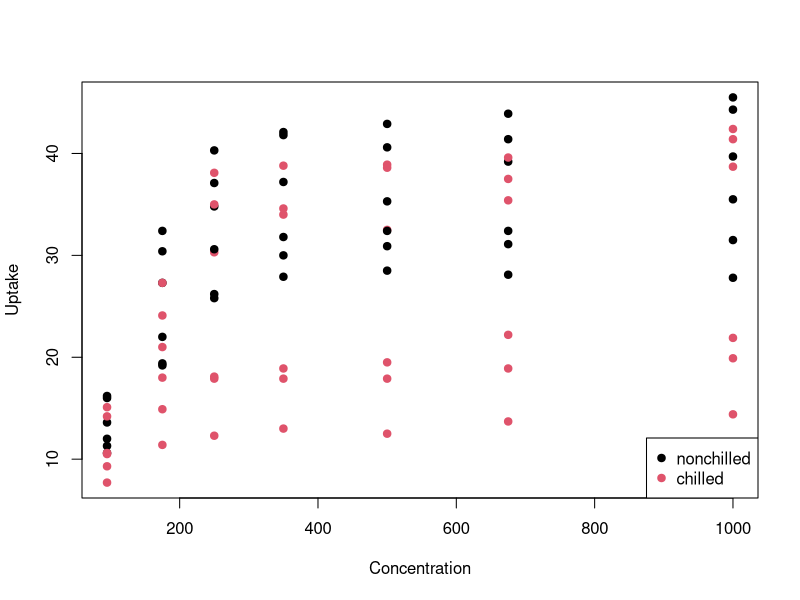
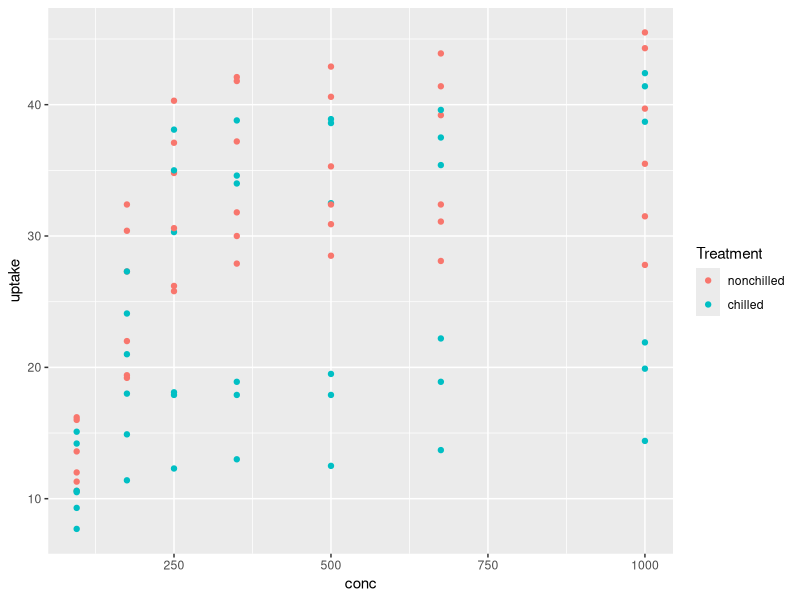
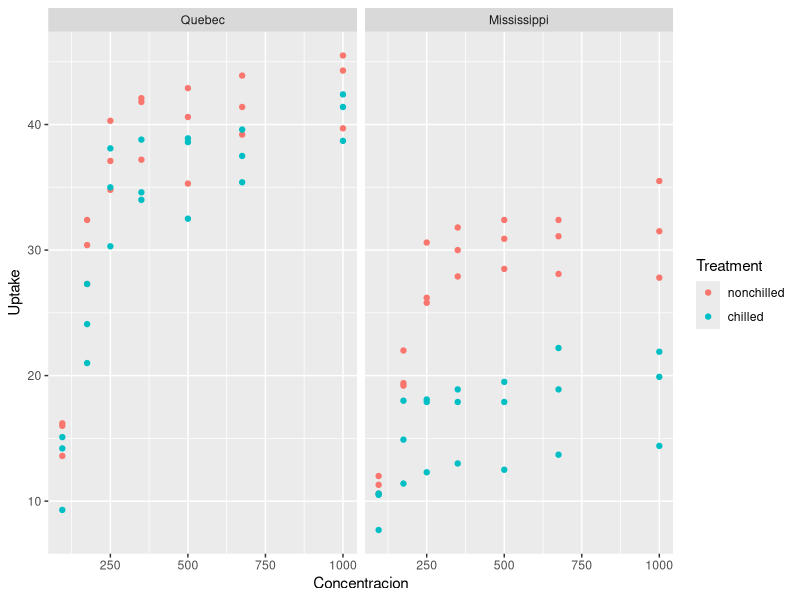
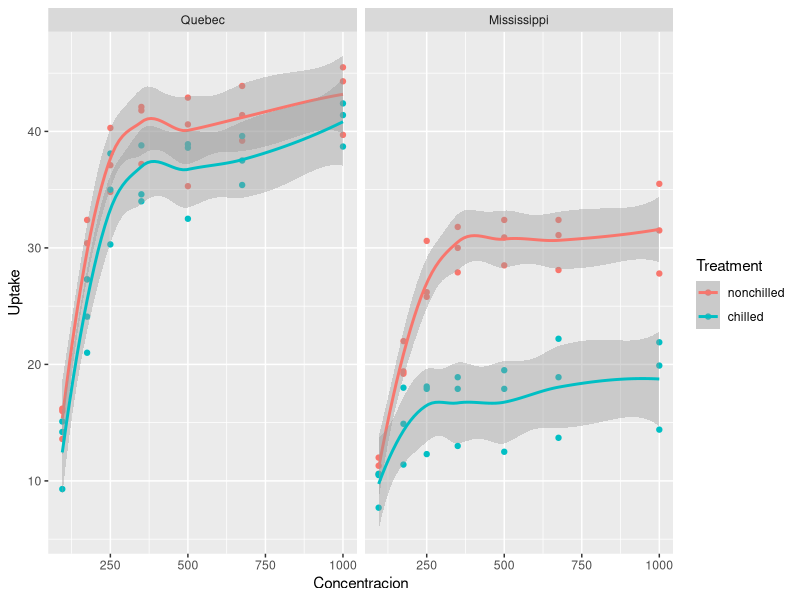
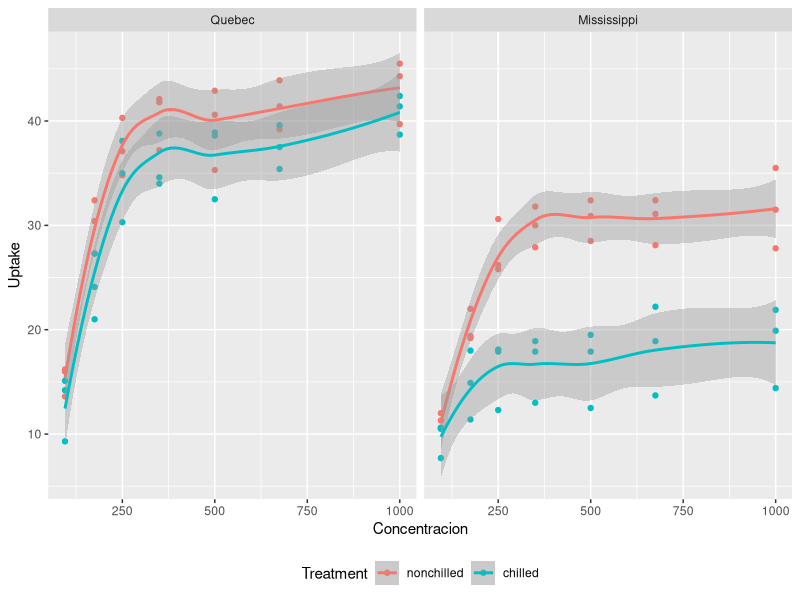
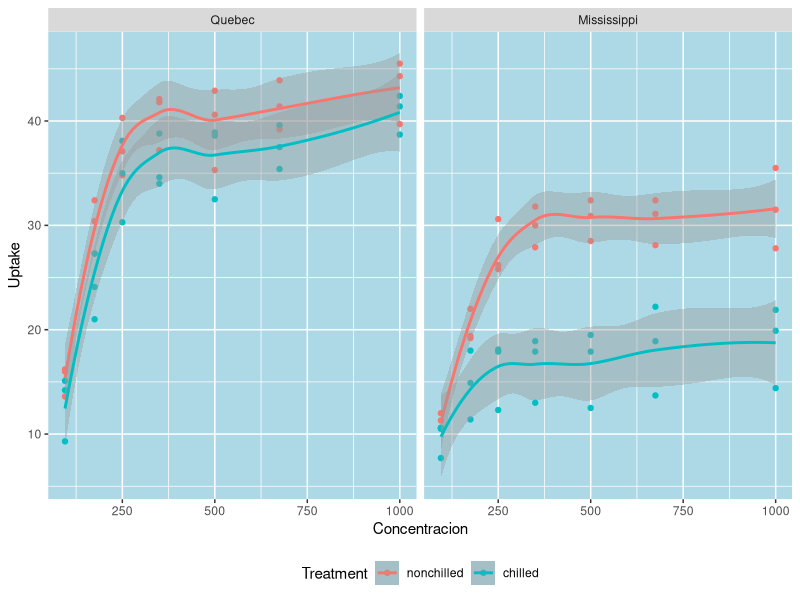
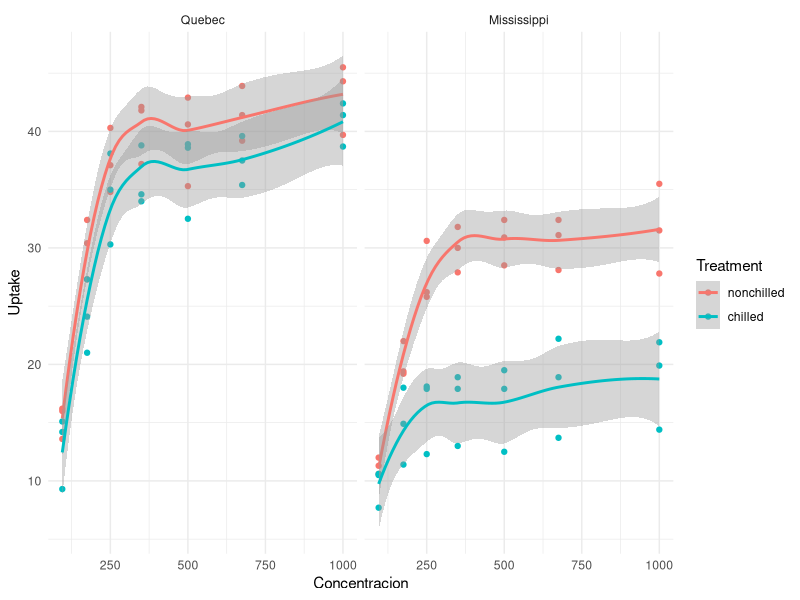
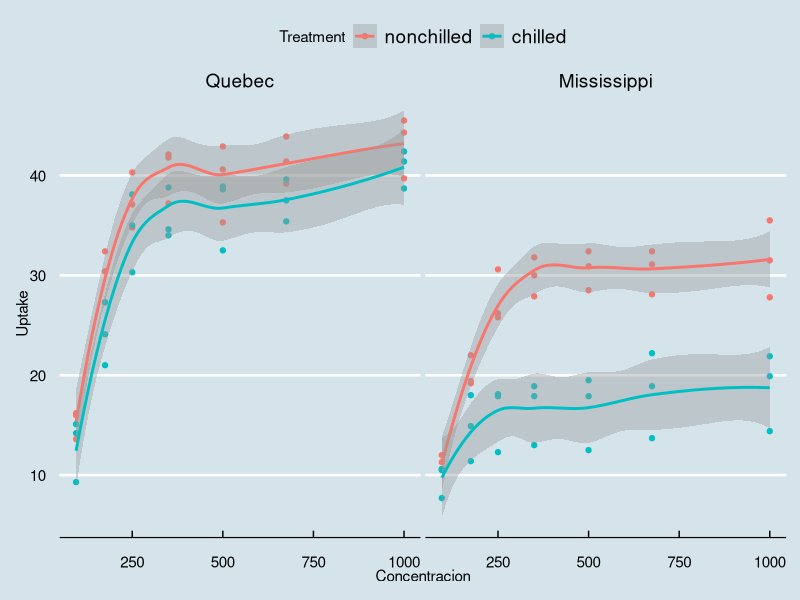

Reproduce these figures in R, in order.
## ---- chunk 1
knitr::opts_chunk$set(echo = TRUE)
## ---- chunk 2
library(tidyverse)
library(vegan)
## ---- chunk 3
rep("a",3)
## ---- chunk 4
c(1,2,3,4)
## ---- chunk 5
c(1234)
## ---- chunk 6
c("a","b")
## ---- chunk 7
c("1","2","3","4")
## ---- chunk 8
c(1:50)
## ---- chunk 9
numeros<-c(1,2,3,4)
## ---- chunk 10
numeros
## ---- chunk 11
mean(c(3,4,6,8,5))
## ---- chunk 12
rep(rep(c(1:50),each=4),3)
## ---- chunk 13
rep(
  rep(
    c(1:50),each=4),#combina los numeros del 1:50, y luego repitelos cada una 4 veces
  3)#repite lo anterior 3 veces
## ---- chunk 14
#Asi los llamamos:
library(tidyverse)
library(vegan)
## ---- chunk 15
class(iris)
## ---- chunk 16
class(iris$Sepal.Length)
## ---- chunk 17
class(iris$Species)
## ---- chunk 18
head(iris)
## ---- chunk 19
names(iris)
## ---- chunk 20
iris$Species
## ---- chunk 21
iris$nuevo<-c(1:150)
head(iris)
## ---- chunk 22
iris$nuevo<-NULL
head(iris)
## ---- chunk 23
unique(iris$Species)
## ---- chunk 24
dim(iris)
## ---- chunk 25
length(iris$Species)
## ---- chunk 26
head(CO2)
## ---- chunk 27
plot(CO2$conc,CO2$uptake,#indicar la variable "x" y la "y"
     col=CO2$Treatment,# indicar el tratamiento como un color (col)
     pch=19, #indicar el tipo de punto (pueden ser un punto, un triangulo, un cuadrado)
     xlab="Concentration",ylab="Uptake") # darle nombre a las variables

legend("bottomright",#crear una legenda que este situada el fondo a la izquierda
       legend = unique(CO2$Treatment),#indicar el texto estara incluido en la leyenda
       pch=19,# nuevamente indicar que tipo de punto se usara
       col = unique(CO2$Treatment))# indicar el color del punto a la par del texto
## ---- chunk 28
CO2 %>% #Abro los datos contenidos en el data.frame CO2
  ggplot()+ #Llamo a la función
  aes(x=conc,y=uptake,col=Treatment) + #Determino los "aesthetic" parametros: x, y axis y el color
  geom_point() #Selecciono el tipo de plot que quiero (en este caso scatter plot)
## ---- chunk 29
CO2 %>% #Selecciono los datos
  ggplot()+ #Laamo a la función
  aes(x=conc,y=uptake,col=Treatment) + #Determino los "aesthetic" parametros: x, y axis y el color
  geom_point() +#Selecciono el tipo de plot que quiero (en este caso scatter plot)
  labs(x="Concentracion",y="Uptake")+
  facet_grid(.~Type) #Incluyo el origen de las plantas
## ---- chunk 30
CO2 %>% #Selecciono los datos
  ggplot()+ #Laamo a la función
  aes(x=conc,y=uptake,col=Treatment) + #Determino los "aesthetic" parametros: x, y axis y el color
  geom_point() +#Selecciono el tipo de plot que quiero (en este caso scatter plot)
  geom_smooth()+ # Incluyo un linea con valores intermedios o esperados
  labs(x="Concentracion",y="Uptake")+
  facet_grid(.~Type) #Incluyo el origen de las plantas
## ---- chunk 31
CO2 %>% #Selecciono los datos
  ggplot()+ #Laamo a la función
  aes(x=conc,y=uptake,col=Treatment) + #Determino los "aesthetic" parametros: x, y axis y el color
  geom_point() +#Selecciono el tipo de plot que quiero (en este caso scatter plot)
  geom_smooth()+ # Incluyo un linea con valores intermedios o esperados
  labs(x="Concentracion",y="Uptake")+
  facet_grid(.~Type)+ #Incluyo el origen de las plantas
  theme(legend.position = "bottom")
## ---- chunk 32
CO2 %>% #Selecciono los datos
  ggplot()+ #Laamo a la función
  aes(x=conc,y=uptake,col=Treatment) + #Determino los "aesthetic" parametros: x, y axis y el color
  geom_point() +#Selecciono el tipo de plot que quiero (en este caso scatter plot)
  geom_smooth()+ # Incluyo un linea con valores intermedios o esperados
  labs(x="Concentracion",y="Uptake")+
  facet_grid(.~Type)+ #Incluyo el origen de las plantas
  theme(legend.position = "bottom",
        panel.background = element_rect(fill="lightblue"))
## ---- chunk 33
CO2 %>% #Selecciono los datos
  ggplot()+ #Laamo a la función
  aes(x=conc,y=uptake,col=Treatment) + #Determino los "aesthetic" parametros: x, y axis y el color
  geom_point() +#Selecciono el tipo de plot que quiero (en este caso scatter plot)
  geom_smooth()+ # Incluyo un linea con valores intermedios o esperados
  labs(x="Concentracion",y="Uptake")+
  facet_grid(.~Type)+ #Incluyo el origen de las plantas
  theme_minimal()
## ---- chunk 34
library(ggthemes)

CO2 %>% #Selecciono los datos
  ggplot()+ #Laamo a la función
  aes(x=conc,y=uptake,col=Treatment) + #Determino los "aesthetic" parametros: x, y axis y el color
  geom_point() +#Selecciono el tipo de plot que quiero (en este caso scatter plot)
  geom_smooth()+ # Incluyo un linea con valores intermedios o esperados
  labs(x="Concentracion",y="Uptake")+
  facet_grid(.~Type)+ #Incluyo el origen de las plantas
  theme_economist()
## ---- chunk 35
head(CO2)
## ---- chunk 36
data("varechem")
head(varechem)

## ---- chunk 37

iris %>% 
  ggplot()+
  aes(x=Species,y=Sepal.Length,fill=Species)+
  geom_violin()+
  geom_jitter()

## ---- chunk 38
iris %>% #Selecciono los datos
  pivot_longer(cols = c("Sepal.Length","Sepal.Width","Petal.Length","Petal.Width"),
               names_to = "Organo florar",
               values_to = "Centimetros")
## ---- chunk 39
iris
## ---- chunk 40
iris %>% #Selecciono los datos
pivot_longer(cols = c("Sepal.Length","Sepal.Width","Petal.Length","Petal.Width"),
               names_to = "Organo_floral",
               values_to = "Centimetros") %>% 
  ggplot()+
  aes(x=Species,y=Centimetros, fill=Species)+
  geom_violin()+
  geom_jitter()+
  facet_grid(.~ Organo_floral)

## ---- chunk 41
iris %>% #Selecciono los datos
pivot_longer(cols = c("Sepal.Length","Sepal.Width","Petal.Length","Petal.Width"),
               names_to = "Organo_floral",
               values_to = "Centimetros") %>% 
  ggplot()+
  aes(x=Species,y=Centimetros, fill=Species)+
  geom_violin()+
  geom_jitter()+
  facet_grid(.~ Organo_floral)+
  theme(axis.text.x = element_text(angle=45,size = 15,hjust = 1),
        axis.title.x = element_blank())
## ---- chunk 42
fish_encounters %>%
  pivot_wider(names_from = station, values_from = seen)
# Fill in missing values
fish_encounters %>%
  pivot_wider(names_from = station, values_from = seen, values_fill = 0)
## ---- chunk 43
iris_largo<-
iris %>% #Selecciono los datos
pivot_longer(cols = c("Sepal.Length","Sepal.Width","Petal.Length","Petal.Width"),
               names_to = "Organo_floral",
               values_to = "Centimetros")
## ---- chunk 44
iris_largo %>% 
  pivot_wider(names_from = Organo_floral,values_from = Centimetros, id_cols = Species)
## ---- chunk 45
head(iris_largo)
## ---- chunk 46
iris_largo$ID<-rep(rep(c(1:50),each=4),3)
iris_largo$ID<-paste(iris_largo$Species,iris_largo$ID,sep="_")
## ---- chunk 47
iris_largo
## ---- chunk 48
iris_largo %>% 
  pivot_wider(names_from = Organo_floral,values_from = Centimetros, id_cols = ID)
## ---- chunk 49
data("dune")
data("dune.env")
## ---- chunk 50
head(dune.env)
## ---- chunk 51
head(dune)
## ---- chunk 52
cbind(dune,dune.env)

## ---- chunk 53
cbind(dune[,c("Achimill","Agrostol","Airaprae")],
      dune.env[,c("A1","Moisture")])
## ---- chunk 54
band_members
## ---- chunk 55
band_instruments
## ---- chunk 56
left_join(band_members,band_instruments,by="name")
## ---- chunk 57
right_join(band_members,band_instruments,by="name")
## ---- chunk 58

mean(iris$Sepal.Length)

## ---- chunk 59
mean(iris$Petal.Length)
## ---- chunk 60
lapply(iris[,c("Sepal.Length","Sepal.Width","Petal.Length","Petal.Width")],mean)
## ---- chunk 61
sapply(iris[,c("Sepal.Length","Sepal.Width","Petal.Length","Petal.Width")],mean)
## ---- chunk 62
unique(iris$Species)
## ---- chunk 63
tapply(iris$Sepal.Length,iris$Species,mean)
## ---- chunk 64
aggregate(Sepal.Length~Species,mean,data=iris)
## ---- chunk 65
aggregate(. ~ Species, data = iris, mean)
## ---- chunk 66
iris %>% 
  group_by(Species) %>% 
  summarise_at(c("Sepal.Length","Sepal.Width","Petal.Length","Petal.Width"),mean)
## ---- chunk 67
iris %>% 
  group_by(Species) %>% 
  summarise_at(c("Sepal.Length","Sepal.Width","Petal.Length","Petal.Width"),mean) %>% 
  ggplot()+
  aes(x=Species,y=Sepal.Length)+
  geom_bar(stat="identity")
## ---- chunk 68
iris %>% 
  group_by(Species) %>%
  tally()
## ---- chunk 69
CO2 %>% 
  group_by(Plant,Type,Treatment) %>% 
  count()
## ---- chunk 70
data("dune.taxon")
## ---- chunk 71
dune.taxon
## ---- chunk 72
dune %>% 
pivot_longer(cols = names(dune),values_to = "abundancia",names_to = "species")
## ---- chunk 73
names(dune %>% 
pivot_longer(cols = names(dune),values_to = "abundancia",names_to = "species"))
## ---- chunk 74
names(dune.taxon)
## ---- chunk 75
head(dune.taxon)
## ---- chunk 76
rownames(dune.taxon)
## ---- chunk 77
dune.taxon$species<-rownames(dune.taxon)
## ---- chunk 78
dune %>% 
pivot_longer(cols = names(dune),values_to = "abundancia",names_to = "species") %>% 
  left_join(dune.taxon)
## ---- chunk 79
dune %>% 
pivot_longer(cols = names(dune),values_to = "abundancia",names_to = "species") %>% 
  left_join(dune.taxon) %>% 
  group_by(Family) %>% 
  summarize_at(c("abundancia"),sum)
